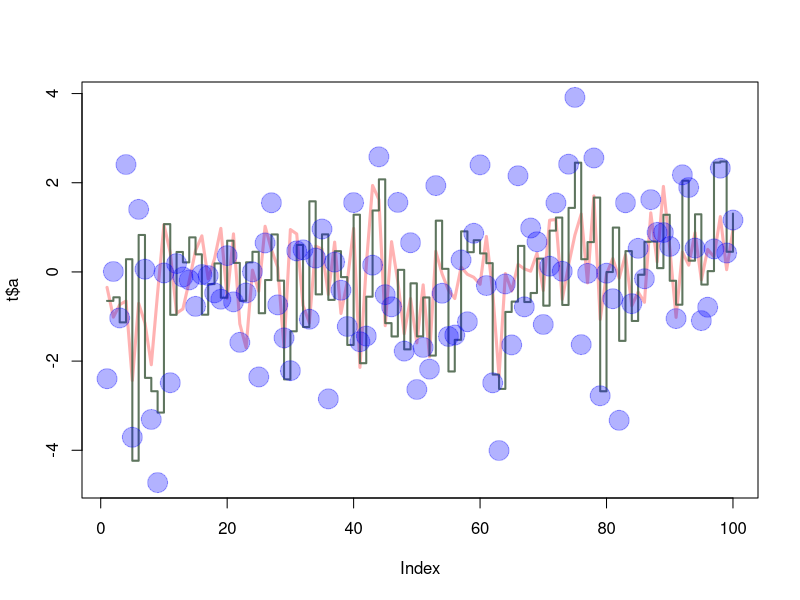

Here is the R script that generated this plot:
x1=rnorm(100)
x2=rnorm(100)
x3=rnorm(100)
t=data.frame(a=x1, b=(x1+x2), c=(x1+x2+x3))
plot(t$a, type="l", ylim=range(t), lwd=3, col=rgb(1,0,0,0.3))
lines(t$b, type="s", lwd=2, col=rgb(0.3,0.4,0.3,0.9))
points(t$c, pch=20, cex=4, col=rgb(0,0,1,0.3))